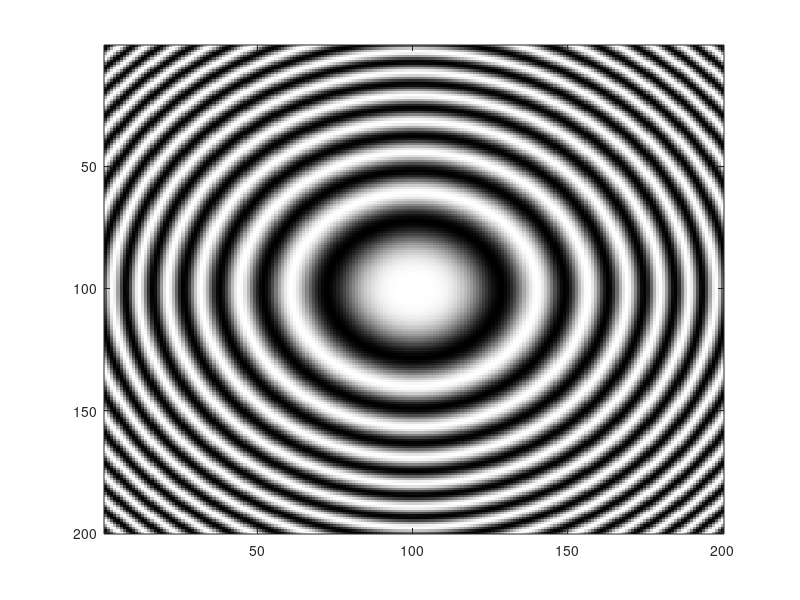

This figure's MATLAB source:
x = linspace(-2*pi,2*pi,200);
y = x;
[X,Y] = meshgrid(x,y);
Z = cos(X.^2+Y.^2);
nColor = 256; %number of colors
cmap = gray(nColor);
colormap(cmap);
imagesc(Z);
imwrite(Z,cmap,'unscaled.png');

%Do scaling of data then save image
% scale Z from 0 to 1
Z2 = (Z - min(Z(:)));
Z2 = Z2./max(Z2(:));

%Scale Z2 from 0 to 255
Z2 = uint8((nColor-1)*Z2);
%Save scaled image
imwrite(Z2,cmap,'scaled.png');
